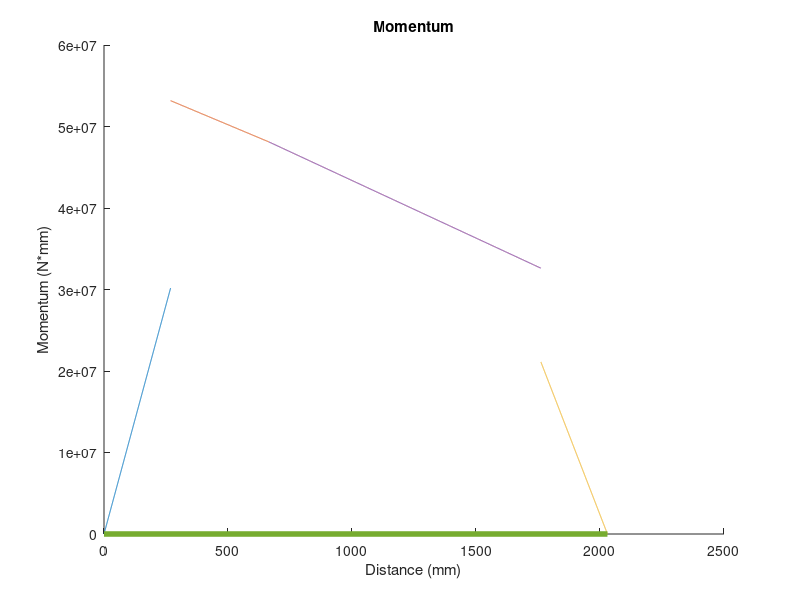
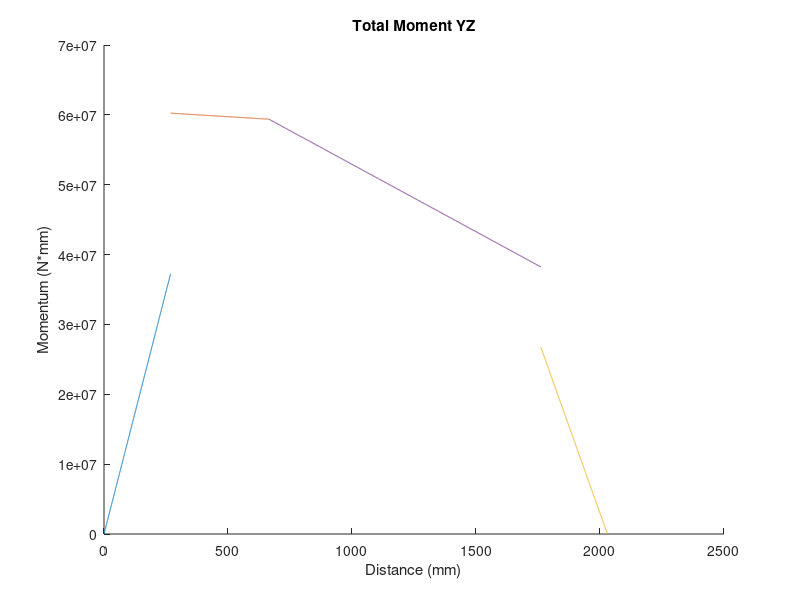

Source code (MATLAB) for these figures, in order:
clear all; close all;

mtot = 17000;
mj = 15578;
b=1015;
s=746.5;
h1=1280;
R=430;
Rb1=282;
Rb2=272;
Ff=45000;
gamma=0.35;
y2=396.5;
m1=115;
m2=138;
g=9.81;
coeff=0.175;

%CALCOLO DI FORZE E MOMENTI
P1=(0.625+0.0875*h1/b)*mj*g;
P2=(0.625-0.0875*h1/b)*mj*g;
H=coeff*mj*g;

Y2=H;
Y1=2*Y2;

F1=m1*g;
F2=m2*g;

Q2=(P2*(b+s)-P1*(b-s)-H*R-F2*y2-F1*2*s)/(2*s);
Q1=P1+P2-F1*2-F2-Q2;

M1=@(x) P1*x;
M2=@(x) P1*(b-s)+Y1*R+(P1-Q1-F1)*x;
M3=@(x) P2*x;
M4=@(x) P2*(b-s)+Y2*R+(P2-Q2-F1)*x;

if (M2(y2)- M4(2*s-y2))<10^(-4)
    disp('Momenti ok');
end

%DIAGRAMMA
% figure(1);hold on;
% title('Axial load');
% xlabel('Distance (mm)');
% ylabel('Force (N)');
num=1000;
dx=(b-s)/num;

% xdisp=b-s:dx:b+s;
% plot(xdisp,Y1);
% 
% xdisp=b+s:dx:2*b;
% plot(xdisp,H);

figure(2); hold on;
title('Momentum');
xlabel('Distance (mm)');
ylabel('Momentum (N*mm)');

xdisp=0:dx:(b-s);
plot(xdisp,M1(xdisp));

xdisp=0:dx:y2;
plot(xdisp+(b-s),M2(xdisp));

xdisp=0:dx:(b-s);
plot(2*b-xdisp,M3(xdisp));

xdisp=0:dx:2*s-y2;
plot(b+s-xdisp,M4(xdisp));

line([0 2*b],[0 0],'linewidth',4);

%Braking system
FfS=15750;
A1=10590;
B1=5159.5;
A2=FfS;
B2=FfS;

% figure(3);hold on;
% xlabel('Distance (mm)');
% ylabel('Momentum (N*mm)');
% title('Momentum YZ');
Mb1=@(x) A1*x;
Mb2=@(x) B1*x;
Mb3=@(x) A2*x;
Mb4=@(x) B2*x;

% xdisp=0:dx:(b-s);
% plot(xdisp,Mb1(xdisp)+Mb3(xdisp));
% 
% xdisp=(b-s):dx:(b-s+y2);
% plot(xdisp,Mb1(xdisp)+Mb3(b-s));
% 
% xdisp=0:dx:(b-s);
% plot(2*b-xdisp,Mb2(xdisp)+Mb4(xdisp));
% 
% xdisp=(b-s):dx:(b+s-y2);
% plot(2*b-xdisp,Mb2(xdisp)+Mb4(b-s));

%
Ffx=15310;
Mb5=@(x) Ffx*x;
% 
% figure(4);hold on;
% xlabel('Distance (mm)');
% ylabel('Momentum (N*mm)');
% title('Momentum YX');
% 
% xdisp=0:dx:b-s;
% plot(xdisp,Mb5(xdisp));
% plot(2*b-xdisp,Mb5(xdisp));
% 
% xdisp=b-s:dx:b+s;
% plot(xdisp,Mb5(b-s));
% 
% figure(5);hold on;
% xlabel('Distance (mm)');
% ylabel('Momentum (N*mm)');
% title('Torque');
% 
 Mt=@(x) FfS*Rb1-Ffx*R;
% 
% xdisp=0:dx:y2;
% plot(b-s+xdisp,-Mt(xdisp));
% 
% xdisp=0:dx:2*s-y2;
% plot(y2+b-s+xdisp,Mt(xdisp));

%TOTALE
figure(6); hold on;
xlabel('Distance (mm)');
ylabel('Momentum (N*mm)');
title('Total Moment YZ');

xdisp=0:dx:b-s;
plot(xdisp,M1(xdisp)+Mb1(xdisp)+Mb3(xdisp));

xdisp=0:dx:y2;
plot(xdisp+b-s,M2(xdisp)+Mb1(xdisp+b-s)+Mb3(b-s));

xdisp=0:dx:b-s;
plot(2*b-xdisp,M3(xdisp)+Mb2(xdisp)+Mb4(xdisp));

xdisp=0:dx:2*s-y2;
plot(b+s-xdisp,M4(xdisp)+Mb2(xdisp+b-s)+Mb4(b-s));

%% most stressed section
D=180;
d=60.5;
dist=128.5;

Mx= M2(0+dist)+Mb1(b-s+dist)+Mb3(b-s+dist);
Mz= Mb5(b-s+dist);
Mtot=sqrt(Mx^2+Mz^2);

sigma=32*Mtot*D/(pi*(D^4-d^4))+Y1/(pi/4*(D^2-d^2))

tau=16*Mt(0)*D/(pi*(D^4-d^4))

vm=sqrt(sigma^2+3*tau^2)

%% Stressed section solo peso
sigma_w=32*M2(dist)*D/(pi*(D^4-d^4))+Y1/(pi/4*(D^2-d^2))

